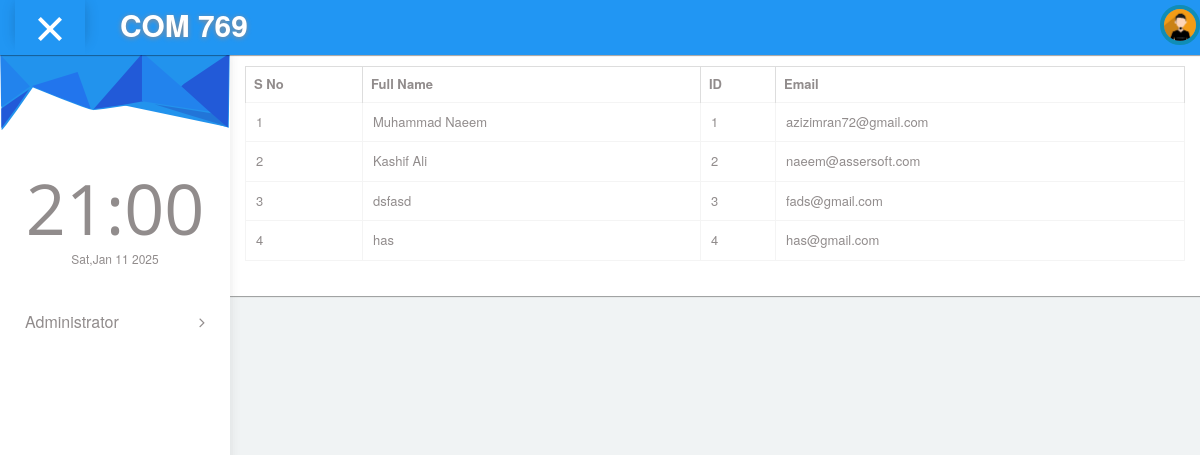
The app's page /panel/index.php?Loc=AllUsers with its own data.
### tables this page shows
CREATE TABLE `consumer_list` (
  `Cons_ID` int(5) NOT NULL,
  `Email` varchar(30) NOT NULL,
  `Cons_Name` varchar(30) NOT NULL,
  `Pass` varchar(100) NOT NULL
);

### panel/api/apis.php (called while the page is built, shortened)
<?php
class MysqliDb
{
    public static $prefix = '';
    protected $_mysqli;
    protected $_query;
    protected $_queryOptions = array();
    protected $_orderBy = array();
    protected $_groupBy = array();
    protected $host;
    protected $_username;
    protected $_password;
    protected $db;
    protected $port;
    protected $charset;
    public $returnType = 'array';
    protected $_nestJoin = false;
    private $_tableName = '';
    protected $_mapKey = null;
    public function __construct($host = null, $username = null, $password = null, $db = null, $port = null, $charset = 'utf8')
    {
        $isSubQuery = false;
        if (is_object($host)) {
            $this->_mysqli = $host;
        } else {
            $this->host = $host;
        }
        $this->_username = $username;
        $this->_password = $password;
        $this->db = $db;
        $this->port = $port;
        $this->charset = $charset;
    }
    public function connect()
    {
        $this->_mysqli = new mysqli($this->host, $this->_username, $this->_password, $this->db, $this->port);
        if ($this->charset) {
            $this->_mysqli->set_charset($this->charset);
        }
    }
    public function mysqli()
    {
        return $this->_mysqli;
    }
    protected function reset()
    {
        $this->_orderBy = array();
        $this->_groupBy = array();
        $this->_query = null;
        $this->_queryOptions = array();
        $this->returnType = 'array';
        $this->_nestJoin = false;
        $this->_tableName = '';
        $this->_mapKey = null;
    }
    public function get($tableName, $numRows = null, $columns = '*')
    {
        $column = is_array($columns) ? implode(', ', $columns) : $columns;
        if (strpos($tableName, '.') === false) {
            $this->_tableName = self::$prefix . $tableName;
        } else {
            $this->_tableName = $tableName;
        }
        $this->_query = 'SELECT ' . implode(' ', $this->_queryOptions) . ' ' .
            $column . " FROM " . $this->_tableName;
        $stmt = $this->_buildQuery($numRows);
        $stmt->execute();
        $res = $this->_dynamicBindResults($stmt);
        return $res;
    }
    protected function _buildQuery($numRows = null, $tableData = null)
    {
        $stmt = $this->_prepareQuery();
        return $stmt;
    }
    protected function _dynamicBindResults(mysqli_stmt $stmt)
    {
        $parameters = array();
        $results = array();
        $mysqlLongType = 252;
        $shouldStoreResult = false;
        $meta = $stmt->result_metadata();
        $row = array();
        while ($field = $meta->fetch_field()) {
            if ($this->_nestJoin && $field->table != $this->_tableName) {
                $field->table = substr($field->table, strlen(self::$prefix));
                $row[$field->table][$field->name] = null;
                $parameters[] = & $row[$field->table][$field->name];
            } else {
                $row[$field->name] = null;
                $parameters[] = & $row[$field->name];
            }
        }
        call_user_func_array(array($stmt, 'bind_result'), $parameters);
        while ($stmt->fetch()) {
            if ($this->returnType == 'object') {
                $result = new stdClass ();
                foreach ($row as $key => $val) {
                    if (is_array($val)) {
                        $result->$key = new stdClass ();
                        foreach ($val as $k => $v) {
                            $result->$key->$k = $v;
                        }
                    } else {
                        $result->$key = $val;
                    }
                }
            } else {
                $result = array();
                foreach ($row as $key => $val) {
                    if (is_array($val)) {
                        foreach ($val as $k => $v) {
                            $result[$key][$k] = $v;
                        }
                    } else {
                        $result[$key] = $val;
                    }
                }
            }
            if ($this->_mapKey) {
                $results[$row[$this->_mapKey]] = count($row) > 2 ? $result : end($result);
            } else {
                array_push($results, $result);
            }
        }
        return $results;
    }
    protected function _buildCondition($operator, &$conditions)
    {
        if (empty($conditions)) {
            return;
        }
        $this->_query .= ' ' . $operator;
    }
    protected function _buildGroupBy()
    {
        if (empty($this->_groupBy)) {
            return;
        }
        $this->_query .= " GROUP BY ";
        $this->_query = rtrim($this->_query, ', ') . " ";
    }
    protected function _buildOrderBy()
    {
        if (empty($this->_orderBy)) {
            return;
        }
        $this->_query .= " ORDER BY ";
        $this->_query = rtrim($this->_query, ', ') . " ";
    }
    protected function _prepareQuery()
    {
        if (!$stmt = $this->mysqli()->prepare($this->_query)) {
            $msg = $this->mysqli()->error . " query: " . $this->_query;
            $num = $this->mysqli()->errno;
            $this->reset();
            throw new Exception($msg, $num);
        }
        return $stmt;
    }
    protected function replacePlaceHolders($str, $vals)
    {
        $newStr = "";
        $newStr .= $str;
        return $newStr;
    }
}

### panel/connection.php (called while the page is built)
<?php
    include_once 'api/apis.php';
    $db = new MysqliDb ('localhost', 'root', '12345678910', 'assignments4');
    ?>

### panel/AllUsers.php (the view)
<?php
include_once('connection.php');
$res = $db->get("consumer_list");
?>
<section class="content">
    <div class="row">
        <div class="col-xs-12">
            <div class="box">
                <div class="box-body">
                    <table id="data" class="table table-bordered table-hover">
                        <thead>
                            <tr>
                            <th>S No</th>
                                <th>Full Name</th>
								<th>ID</th>
                                <th>Email</th>
                            </tr>
                        </thead>
                        <tbody>
                            <?php
							$i=0;
							foreach($res as $val) {
								$i = $i+1;
                            ?>
                            <tr>
                                <td><?=$i?></td>
                                <td><?=$val['Cons_Name'] ?></td>
                                <td><?=$val['Cons_ID'] ?></td>
                                <td><?=$val['Email'] ?></td>
                            </tr>
                            <?php }?>
                        </tbody>
                    </table>
                </div>
            </div>
        </div>
    </div>
</section>

### records on screen
consumer_list: Cons_Name "Muhammad Naeem", Cons_ID "1", Email "azizimran72@gmail.com"
consumer_list: Cons_Name "Kashif Ali", Cons_ID "2", Email "naeem@assersoft.com"
consumer_list: Cons_Name "dsfasd", Cons_ID "3", Email "fads@gmail.com"
consumer_list: Cons_Name "has", Cons_ID "4", Email "has@gmail.com"
